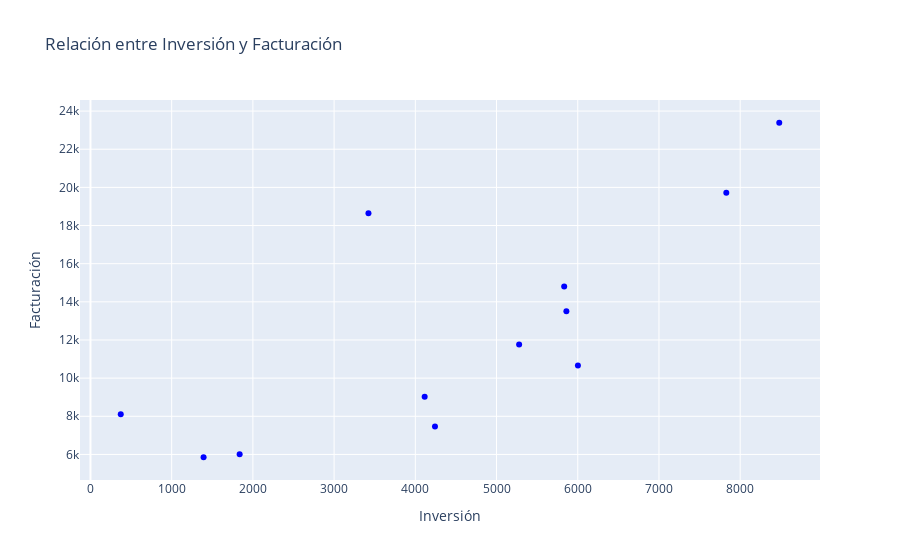

Here is the notebook cell this chart was saved with:
### Code cell
import IPython.display as ipd
ipd.display(fig_scatter)

### Figure 1 — Plotly figure (JSON) as saved in the notebook; plotly's stock layout.template omitted (floating-point values rounded to 4 significant figures)
{"data": [{"hovertemplate": "Inversión=%{x}<br>Facturación=%{y}<extra></extra>", "legendgroup": "", "marker": {"color": "blue", "symbol": "circle"}, "mode": "markers", "name": "", "orientation": "v", "showlegend": false, "type": "scatter", "x": [373, 4242, 4115, 5860, 5833, 6002, 1837, 1393, 7829, 5278, 3423, 8481], "xaxis": "x", "y": [8111, 7462, 9030, 13505, 14801, 10664, 6005, 5853, 19720, 11759, 18640, 23388], "yaxis": "y"}], "layout": {"legend": {"tracegroupgap": 0}, "title": {"text": "Relación entre Inversión y Facturación"}, "xaxis": {"anchor": "y", "domain": [0, 1], "title": {"text": "Inversión"}}, "yaxis": {"anchor": "x", "domain": [0, 1], "title": {"text": "Facturación"}}}}
